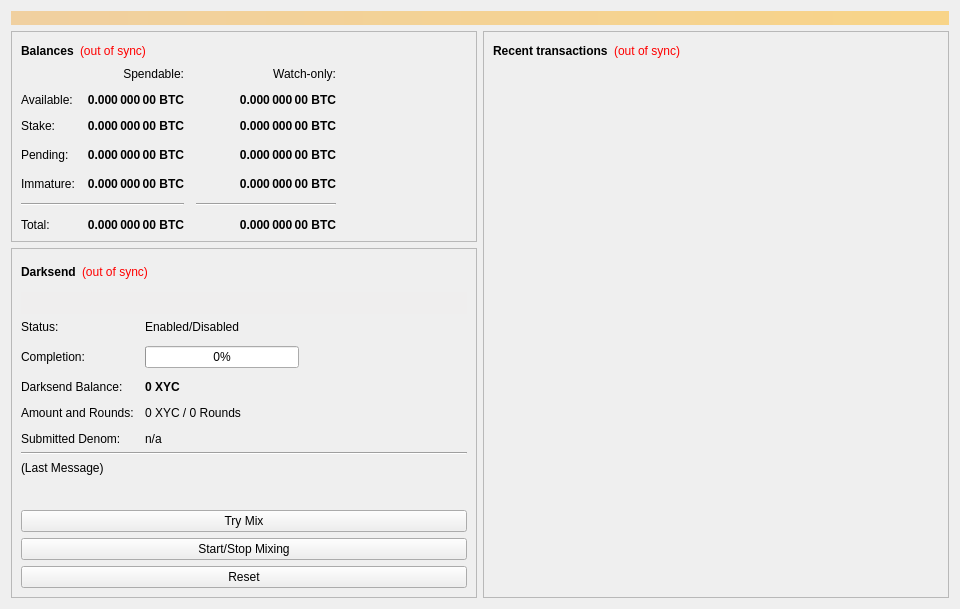
<?xml version="1.0" encoding="UTF-8"?>
<ui version="4.0">
 <class>OverviewPage</class>
 <widget class="QWidget" name="OverviewPage">
  <property name="geometry">
   <rect>
    <x>0</x>
    <y>0</y>
    <width>960</width>
    <height>594</height>
   </rect>
  </property>
  <property name="minimumSize">
   <size>
    <width>960</width>
    <height>0</height>
   </size>
  </property>
  <property name="windowTitle">
   <string>Form</string>
  </property>
  <layout class="QVBoxLayout" name="topLayout">
   <item>
    <widget class="QLabel" name="labelAlerts">
     <property name="visible">
      <bool>false</bool>
     </property>
     <property name="styleSheet">
      <string notr="true">background-color: qlineargradient(x1: 0, y1: 0, x2: 1, y2: 0, stop:0 #F0D0A0, stop:1 #F8D488); color:#000000;</string>
     </property>
     <property name="wordWrap">
      <bool>true</bool>
     </property>
     <property name="margin">
      <number>3</number>
     </property>
    </widget>
   </item>
   <item>
    <layout class="QHBoxLayout" name="horizontalLayout" stretch="1,1">
     <item>
      <layout class="QVBoxLayout" name="verticalLayout_2">
       <item>
        <widget class="QFrame" name="frame">
         <property name="frameShape">
          <enum>QFrame::StyledPanel</enum>
         </property>
         <property name="frameShadow">
          <enum>QFrame::Raised</enum>
         </property>
         <layout class="QVBoxLayout" name="verticalLayout_4">
          <item>
           <layout class="QHBoxLayout" name="horizontalLayout_4">
            <item>
             <widget class="QLabel" name="label_5">
              <property name="font">
               <font>
                <weight>75</weight>
                <bold>true</bold>
               </font>
              </property>
              <property name="text">
               <string>Balances</string>
              </property>
             </widget>
            </item>
            <item>
             <widget class="QLabel" name="labelWalletStatus">
              <property name="cursor">
               <cursorShape>WhatsThisCursor</cursorShape>
              </property>
              <property name="toolTip">
               <string>The displayed information may be out of date. Your wallet automatically synchronizes with the XYCoin network after a connection is established, but this process has not completed yet.</string>
              </property>
              <property name="styleSheet">
               <string notr="true">QLabel { color: red; }</string>
              </property>
              <property name="text">
               <string notr="true">(out of sync)</string>
              </property>
              <property name="alignment">
               <set>Qt::AlignLeading|Qt::AlignLeft|Qt::AlignVCenter</set>
              </property>
             </widget>
            </item>
            <item>
             <spacer name="horizontalSpacer_3">
              <property name="orientation">
               <enum>Qt::Horizontal</enum>
              </property>
              <property name="sizeHint" stdset="0">
               <size>
                <width>40</width>
                <height>20</height>
               </size>
              </property>
             </spacer>
            </item>
           </layout>
          </item>
          <item>
           <layout class="QGridLayout" name="gridLayout">
            <property name="spacing">
             <number>12</number>
            </property>
            <item row="3" column="2">
             <widget class="QLabel" name="labelWatchPending">
              <property name="font">
               <font>
                <weight>75</weight>
                <bold>true</bold>
               </font>
              </property>
              <property name="cursor">
               <cursorShape>IBeamCursor</cursorShape>
              </property>
              <property name="toolTip">
               <string>Unconfirmed transactions to watch-only addresses</string>
              </property>
              <property name="text">
               <string notr="true">0.000 000 00 BTC</string>
              </property>
              <property name="alignment">
               <set>Qt::AlignRight|Qt::AlignTrailing|Qt::AlignVCenter</set>
              </property>
              <property name="textInteractionFlags">
               <set>Qt::LinksAccessibleByMouse|Qt::TextSelectableByKeyboard|Qt::TextSelectableByMouse</set>
              </property>
             </widget>
            </item>
            <item row="3" column="1">
             <widget class="QLabel" name="labelUnconfirmed">
              <property name="font">
               <font>
                <weight>75</weight>
                <bold>true</bold>
               </font>
              </property>
              <property name="cursor">
               <cursorShape>IBeamCursor</cursorShape>
              </property>
              <property name="toolTip">
               <string>Total of transactions that have yet to be confirmed, and do not yet count toward the spendable balance</string>
              </property>
              <property name="text">
               <string notr="true">0.000 000 00 BTC</string>
              </property>
              <property name="alignment">
               <set>Qt::AlignRight|Qt::AlignTrailing|Qt::AlignVCenter</set>
              </property>
              <property name="textInteractionFlags">
               <set>Qt::LinksAccessibleByMouse|Qt::TextSelectableByKeyboard|Qt::TextSelectableByMouse</set>
              </property>
             </widget>
            </item>
            <item row="4" column="2">
             <widget class="QLabel" name="labelWatchImmature">
              <property name="font">
               <font>
                <weight>75</weight>
                <bold>true</bold>
               </font>
              </property>
              <property name="cursor">
               <cursorShape>IBeamCursor</cursorShape>
              </property>
              <property name="toolTip">
               <string>Mined balance in watch-only addresses that has not yet matured</string>
              </property>
              <property name="text">
               <string notr="true">0.000 000 00 BTC</string>
              </property>
              <property name="alignment">
               <set>Qt::AlignRight|Qt::AlignTrailing|Qt::AlignVCenter</set>
              </property>
              <property name="textInteractionFlags">
               <set>Qt::LinksAccessibleByMouse|Qt::TextSelectableByKeyboard|Qt::TextSelectableByMouse</set>
              </property>
             </widget>
            </item>
            <item row="5" column="0" colspan="2">
             <widget class="Line" name="lineSpendableBalance">
              <property name="orientation">
               <enum>Qt::Horizontal</enum>
              </property>
             </widget>
            </item>
            <item row="5" column="2">
             <widget class="Line" name="lineWatchBalance">
              <property name="sizePolicy">
               <sizepolicy hsizetype="Preferred" vsizetype="Fixed">
                <horstretch>0</horstretch>
                <verstretch>0</verstretch>
               </sizepolicy>
              </property>
              <property name="minimumSize">
               <size>
                <width>140</width>
                <height>0</height>
               </size>
              </property>
              <property name="orientation">
               <enum>Qt::Horizontal</enum>
              </property>
             </widget>
            </item>
            <item row="6" column="0">
             <widget class="QLabel" name="labelTotalText">
              <property name="text">
               <string>Total:</string>
              </property>
             </widget>
            </item>
            <item row="4" column="1">
             <widget class="QLabel" name="labelImmature">
              <property name="font">
               <font>
                <weight>75</weight>
                <bold>true</bold>
               </font>
              </property>
              <property name="cursor">
               <cursorShape>IBeamCursor</cursorShape>
              </property>
              <property name="toolTip">
               <string>Mined balance that has not yet matured</string>
              </property>
              <property name="text">
               <string notr="true">0.000 000 00 BTC</string>
              </property>
              <property name="alignment">
               <set>Qt::AlignRight|Qt::AlignTrailing|Qt::AlignVCenter</set>
              </property>
              <property name="textInteractionFlags">
               <set>Qt::LinksAccessibleByMouse|Qt::TextSelectableByKeyboard|Qt::TextSelectableByMouse</set>
              </property>
             </widget>
            </item>
            <item row="3" column="3">
             <spacer name="horizontalSpacer_2">
              <property name="orientation">
               <enum>Qt::Horizontal</enum>
              </property>
              <property name="sizeHint" stdset="0">
               <size>
                <width>40</width>
                <height>20</height>
               </size>
              </property>
             </spacer>
            </item>
            <item row="4" column="0">
             <widget class="QLabel" name="labelImmatureText">
              <property name="text">
               <string>Immature:</string>
              </property>
             </widget>
            </item>
            <item row="6" column="1">
             <widget class="QLabel" name="labelTotal">
              <property name="font">
               <font>
                <weight>75</weight>
                <bold>true</bold>
               </font>
              </property>
              <property name="cursor">
               <cursorShape>IBeamCursor</cursorShape>
              </property>
              <property name="toolTip">
               <string>Your current total balance</string>
              </property>
              <property name="text">
               <string notr="true">0.000 000 00 BTC</string>
              </property>
              <property name="alignment">
               <set>Qt::AlignRight|Qt::AlignTrailing|Qt::AlignVCenter</set>
              </property>
              <property name="textInteractionFlags">
               <set>Qt::LinksAccessibleByMouse|Qt::TextSelectableByKeyboard|Qt::TextSelectableByMouse</set>
              </property>
             </widget>
            </item>
            <item row="6" column="2">
             <widget class="QLabel" name="labelWatchTotal">
              <property name="font">
               <font>
                <weight>75</weight>
                <bold>true</bold>
               </font>
              </property>
              <property name="cursor">
               <cursorShape>IBeamCursor</cursorShape>
              </property>
              <property name="toolTip">
               <string>Current total balance in watch-only addresses</string>
              </property>
              <property name="text">
               <string notr="true">0.000 000 00 BTC</string>
              </property>
              <property name="alignment">
               <set>Qt::AlignRight|Qt::AlignTrailing|Qt::AlignVCenter</set>
              </property>
              <property name="textInteractionFlags">
               <set>Qt::LinksAccessibleByMouse|Qt::TextSelectableByKeyboard|Qt::TextSelectableByMouse</set>
              </property>
             </widget>
            </item>
            <item row="0" column="2">
             <widget class="QLabel" name="labelWatchonly">
              <property name="text">
               <string>Watch-only:</string>
              </property>
              <property name="alignment">
               <set>Qt::AlignRight|Qt::AlignTrailing|Qt::AlignVCenter</set>
              </property>
             </widget>
            </item>
            <item row="1" column="0">
             <widget class="QLabel" name="labelBalanceText">
              <property name="text">
               <string>Available:</string>
              </property>
             </widget>
            </item>
            <item row="1" column="1">
             <widget class="QLabel" name="labelBalance">
              <property name="font">
               <font>
                <weight>75</weight>
                <bold>true</bold>
               </font>
              </property>
              <property name="cursor">
               <cursorShape>IBeamCursor</cursorShape>
              </property>
              <property name="toolTip">
               <string>Your current spendable balance</string>
              </property>
              <property name="text">
               <string notr="true">0.000 000 00 BTC</string>
              </property>
              <property name="alignment">
               <set>Qt::AlignRight|Qt::AlignTrailing|Qt::AlignVCenter</set>
              </property>
              <property name="textInteractionFlags">
               <set>Qt::LinksAccessibleByMouse|Qt::TextSelectableByKeyboard|Qt::TextSelectableByMouse</set>
              </property>
             </widget>
            </item>
            <item row="2" column="0">
             <widget class="QLabel" name="label_10">
              <property name="text">
               <string>Stake:</string>
              </property>
             </widget>
            </item>
            <item row="2" column="1">
             <widget class="QLabel" name="labelStake">
              <property name="font">
               <font>
                <weight>75</weight>
                <bold>true</bold>
               </font>
              </property>
              <property name="cursor">
               <cursorShape>IBeamCursor</cursorShape>
              </property>
              <property name="toolTip">
               <string>Total of coins that was staked, and do not yet count toward the current balance</string>
              </property>
              <property name="text">
               <string notr="true">0.000 000 00 BTC</string>
              </property>
              <property name="alignment">
               <set>Qt::AlignRight|Qt::AlignTrailing|Qt::AlignVCenter</set>
              </property>
              <property name="textInteractionFlags">
               <set>Qt::LinksAccessibleByMouse|Qt::TextSelectableByKeyboard|Qt::TextSelectableByMouse</set>
              </property>
             </widget>
            </item>
            <item row="2" column="2">
             <widget class="QLabel" name="labelWatchStake">
              <property name="font">
               <font>
                <weight>75</weight>
                <bold>true</bold>
               </font>
              </property>
              <property name="cursor">
               <cursorShape>IBeamCursor</cursorShape>
              </property>
              <property name="toolTip">
               <string>Total of coins that was staked in watch-only addresses, and do not yet count toward the current watch-only balance</string>
              </property>
              <property name="text">
               <string notr="true">0.000 000 00 BTC</string>
              </property>
              <property name="alignment">
               <set>Qt::AlignRight|Qt::AlignTrailing|Qt::AlignVCenter</set>
              </property>
              <property name="textInteractionFlags">
               <set>Qt::LinksAccessibleByMouse|Qt::TextSelectableByKeyboard|Qt::TextSelectableByMouse</set>
              </property>
             </widget>
            </item>
            <item row="1" column="2">
             <widget class="QLabel" name="labelWatchAvailable">
              <property name="font">
               <font>
                <weight>75</weight>
                <bold>true</bold>
               </font>
              </property>
              <property name="cursor">
               <cursorShape>IBeamCursor</cursorShape>
              </property>
              <property name="toolTip">
               <string>Your current balance in watch-only addresses</string>
              </property>
              <property name="text">
               <string notr="true">0.000 000 00 BTC</string>
              </property>
              <property name="alignment">
               <set>Qt::AlignRight|Qt::AlignTrailing|Qt::AlignVCenter</set>
              </property>
              <property name="textInteractionFlags">
               <set>Qt::LinksAccessibleByMouse|Qt::TextSelectableByKeyboard|Qt::TextSelectableByMouse</set>
              </property>
             </widget>
            </item>
            <item row="3" column="0">
             <widget class="QLabel" name="labelPendingText">
              <property name="text">
               <string>Pending:</string>
              </property>
             </widget>
            </item>
            <item row="0" column="1">
             <widget class="QLabel" name="labelSpendable">
              <property name="text">
               <string>Spendable:</string>
              </property>
              <property name="alignment">
               <set>Qt::AlignRight|Qt::AlignTrailing|Qt::AlignVCenter</set>
              </property>
             </widget>
            </item>
           </layout>
          </item>
         </layout>
        </widget>
       </item>
       <item>
        <widget class="QFrame" name="frameDarksend">
         <property name="sizePolicy">
          <sizepolicy hsizetype="Expanding" vsizetype="Expanding">
           <horstretch>0</horstretch>
           <verstretch>0</verstretch>
          </sizepolicy>
         </property>
         <property name="minimumSize">
          <size>
           <width>0</width>
           <height>350</height>
          </size>
         </property>
         <property name="layoutDirection">
          <enum>Qt::LeftToRight</enum>
         </property>
         <property name="frameShape">
          <enum>QFrame::StyledPanel</enum>
         </property>
         <property name="frameShadow">
          <enum>QFrame::Raised</enum>
         </property>
         <layout class="QVBoxLayout" name="verticalLayout_5">
          <item>
           <layout class="QHBoxLayout" name="horizontalLayout_5">
            <item>
             <widget class="QLabel" name="label_2">
              <property name="font">
               <font>
                <weight>75</weight>
                <bold>true</bold>
               </font>
              </property>
              <property name="text">
               <string>Darksend</string>
              </property>
             </widget>
            </item>
            <item>
             <widget class="QLabel" name="labelDarksendSyncStatus">
              <property name="toolTip">
               <string>The displayed information may be out of date. Your wallet automatically synchronizes with the XYCoin network after a connection is established, but this process has not completed yet.</string>
              </property>
              <property name="styleSheet">
               <string notr="true">QLabel { color: red; }</string>
              </property>
              <property name="text">
               <string notr="true">(out of sync)</string>
              </property>
              <property name="alignment">
               <set>Qt::AlignLeading|Qt::AlignLeft|Qt::AlignVCenter</set>
              </property>
             </widget>
            </item>
            <item>
             <spacer name="horizontalSpacer_4">
              <property name="orientation">
               <enum>Qt::Horizontal</enum>
              </property>
              <property name="sizeHint" stdset="0">
               <size>
                <width>40</width>
                <height>20</height>
               </size>
              </property>
             </spacer>
            </item>
           </layout>
          </item>
          <item>
           <widget class="QPushButton" name="runAutoDenom">
            <property name="palette">
             <palette>
              <active>
               <colorrole role="WindowText">
                <brush brushstyle="SolidPattern">
                 <color alpha="255">
                  <red>0</red>
                  <green>0</green>
                  <blue>0</blue>
                 </color>
                </brush>
               </colorrole>
               <colorrole role="Button">
                <brush brushstyle="SolidPattern">
                 <color alpha="255">
                  <red>239</red>
                  <green>238</green>
                  <blue>238</blue>
                 </color>
                </brush>
               </colorrole>
               <colorrole role="Light">
                <brush brushstyle="SolidPattern">
                 <color alpha="255">
                  <red>255</red>
                  <green>255</green>
                  <blue>255</blue>
                 </color>
                </brush>
               </colorrole>
               <colorrole role="Midlight">
                <brush brushstyle="SolidPattern">
                 <color alpha="255">
                  <red>247</red>
                  <green>246</green>
                  <blue>246</blue>
                 </color>
                </brush>
               </colorrole>
               <colorrole role="Dark">
                <brush brushstyle="SolidPattern">
                 <color alpha="255">
                  <red>119</red>
                  <green>119</green>
                  <blue>119</blue>
                 </color>
                </brush>
               </colorrole>
               <colorrole role="Mid">
                <brush brushstyle="SolidPattern">
                 <color alpha="255">
                  <red>159</red>
                  <green>159</green>
                  <blue>159</blue>
                 </color>
                </brush>
               </colorrole>
               <colorrole role="Text">
                <brush brushstyle="SolidPattern">
                 <color alpha="255">
                  <red>0</red>
                  <green>0</green>
                  <blue>0</blue>
                 </color>
                </brush>
               </colorrole>
               <colorrole role="BrightText">
                <brush brushstyle="SolidPattern">
                 <color alpha="255">
                  <red>255</red>
                  <green>255</green>
                  <blue>255</blue>
                 </color>
                </brush>
               </colorrole>
               <colorrole role="ButtonText">
                <brush brushstyle="SolidPattern">
                 <color alpha="255">
                  <red>0</red>
                  <green>0</green>
                  <blue>0</blue>
                 </color>
                </brush>
               </colorrole>
               <colorrole role="Base">
                <brush brushstyle="SolidPattern">
                 <color alpha="255">
                  <red>255</red>
                  <green>255</green>
                  <blue>255</blue>
                 </color>
                </brush>
               </colorrole>
               <colorrole role="Window">
                <brush brushstyle="SolidPattern">
                 <color alpha="255">
                  <red>239</red>
                  <green>238</green>
                  <blue>238</blue>
                 </color>
                </brush>
               </colorrole>
               <colorrole role="Shadow">
                <brush brushstyle="SolidPattern">
                 <color alpha="255">
                  <red>0</red>
                  <green>0</green>
                  <blue>0</blue>
                 </color>
                </brush>
               </colorrole>
               <colorrole role="AlternateBase">
                <brush brushstyle="SolidPattern">
                 <color alpha="255">
                  <red>247</red>
                  <green>246</green>
                  <blue>246</blue>
                 </color>
                </brush>
               </colorrole>
               <colorrole role="ToolTipBase">
                <brush brushstyle="SolidPattern">
                 <color alpha="255">
                  <red>255</red>
                  <green>255</green>
                  <blue>220</blue>
                 </color>
                </brush>
               </colorrole>
               <colorrole role="ToolTipText">
                <brush brushstyle="SolidPattern">
                 <color alpha="255">
                  <red>0</red>
                  <green>0</green>
                  <blue>0</blue>
                 </color>
                </brush>
               </colorrole>
              </active>
              <inactive>
               <colorrole role="WindowText">
                <brush brushstyle="SolidPattern">
                 <color alpha="255">
                  <red>0</red>
                  <green>0</green>
                  <blue>0</blue>
                 </color>
                </brush>
               </colorrole>
               <colorrole role="Button">
                <brush brushstyle="SolidPattern">
                 <color alpha="255">
                  <red>239</red>
                  <green>238</green>
                  <blue>238</blue>
                 </color>
                </brush>
               </colorrole>
               <colorrole role="Light">
                <brush brushstyle="SolidPattern">
                 <color alpha="255">
                  <red>255</red>
                  <green>255</green>
                  <blue>255</blue>
                 </color>
                </brush>
               </colorrole>
               <colorrole role="Midlight">
                <brush brushstyle="SolidPattern">
                 <color alpha="255">
                  <red>247</red>
                  <green>246</green>
                  <blue>246</blue>
                 </color>
                </brush>
               </colorrole>
               <colorrole role="Dark">
                <brush brushstyle="SolidPattern">
                 <color alpha="255">
                  <red>119</red>
                  <green>119</green>
                  <blue>119</blue>
                 </color>
                </brush>
               </colorrole>
               <colorrole role="Mid">
                <brush brushstyle="SolidPattern">
                 <color alpha="255">
                  <red>159</red>
                  <green>159</green>
                  <blue>159</blue>
                 </color>
                </brush>
               </colorrole>
               <colorrole role="Text">
                <brush brushstyle="SolidPattern">
                 <color alpha="255">
                  <red>0</red>
                  <green>0</green>
                  <blue>0</blue>
                 </color>
                </brush>
               </colorrole>
               <colorrole role="BrightText">
                <brush brushstyle="SolidPattern">
                 <color alpha="255">
                  <red>255</red>
                  <green>255</green>
                  <blue>255</blue>
                 </color>
                </brush>
               </colorrole>
               <colorrole role="ButtonText">
                <brush brushstyle="SolidPattern">
                 <color alpha="255">
                  <red>0</red>
                  <green>0</green>
                  <blue>0</blue>
                 </color>
                </brush>
               </colorrole>
               <colorrole role="Base">
                <brush brushstyle="SolidPattern">
                 <color alpha="255">
                  <red>255</red>
                  <green>255</green>
                  <blue>255</blue>
                 </color>
                </brush>
               </colorrole>
               <colorrole role="Window">
                <brush brushstyle="SolidPattern">
                 <color alpha="255">
                  <red>239</red>
                  <green>238</green>
                  <blue>238</blue>
                 </color>
                </brush>
               </colorrole>
               <colorrole role="Shadow">
                <brush brushstyle="SolidPattern">
                 <color alpha="255">
                  <red>0</red>
                  <green>0</green>
                  <blue>0</blue>
                 </color>
                </brush>
               </colorrole>
               <colorrole role="AlternateBase">
                <brush brushstyle="SolidPattern">
                 <color alpha="255">
                  <red>247</red>
                  <green>246</green>
                  <blue>246</blue>
                 </color>
                </brush>
               </colorrole>
               <colorrole role="ToolTipBase">
                <brush brushstyle="SolidPattern">
                 <color alpha="255">
                  <red>255</red>
                  <green>255</green>
                  <blue>220</blue>
                 </color>
                </brush>
               </colorrole>
               <colorrole role="ToolTipText">
                <brush brushstyle="SolidPattern">
                 <color alpha="255">
                  <red>0</red>
                  <green>0</green>
                  <blue>0</blue>
                 </color>
                </brush>
               </colorrole>
              </inactive>
              <disabled>
               <colorrole role="WindowText">
                <brush brushstyle="SolidPattern">
                 <color alpha="255">
                  <red>119</red>
                  <green>119</green>
                  <blue>119</blue>
                 </color>
                </brush>
               </colorrole>
               <colorrole role="Button">
                <brush brushstyle="SolidPattern">
                 <color alpha="255">
                  <red>239</red>
                  <green>238</green>
                  <blue>238</blue>
                 </color>
                </brush>
               </colorrole>
               <colorrole role="Light">
                <brush brushstyle="SolidPattern">
                 <color alpha="255">
                  <red>255</red>
                  <green>255</green>
                  <blue>255</blue>
                 </color>
                </brush>
               </colorrole>
               <colorrole role="Midlight">
                <brush brushstyle="SolidPattern">
                 <color alpha="255">
                  <red>247</red>
                  <green>246</green>
                  <blue>246</blue>
                 </color>
                </brush>
               </colorrole>
               <colorrole role="Dark">
                <brush brushstyle="SolidPattern">
                 <color alpha="255">
                  <red>119</red>
                  <green>119</green>
                  <blue>119</blue>
                 </color>
                </brush>
               </colorrole>
               <colorrole role="Mid">
                <brush brushstyle="SolidPattern">
                 <color alpha="255">
                  <red>159</red>
                  <green>159</green>
                  <blue>159</blue>
                 </color>
                </brush>
               </colorrole>
               <colorrole role="Text">
                <brush brushstyle="SolidPattern">
                 <color alpha="255">
                  <red>119</red>
                  <green>119</green>
                  <blue>119</blue>
                 </color>
                </brush>
               </colorrole>
               <colorrole role="BrightText">
                <brush brushstyle="SolidPattern">
                 <color alpha="255">
                  <red>255</red>
                  <green>255</green>
                  <blue>255</blue>
                 </color>
                </brush>
               </colorrole>
               <colorrole role="ButtonText">
                <brush brushstyle="SolidPattern">
                 <color alpha="255">
                  <red>119</red>
                  <green>119</green>
                  <blue>119</blue>
                 </color>
                </brush>
               </colorrole>
               <colorrole role="Base">
                <brush brushstyle="SolidPattern">
                 <color alpha="255">
                  <red>239</red>
                  <green>238</green>
                  <blue>238</blue>
                 </color>
                </brush>
               </colorrole>
               <colorrole role="Window">
                <brush brushstyle="SolidPattern">
                 <color alpha="255">
                  <red>239</red>
                  <green>238</green>
                  <blue>238</blue>
                 </color>
                </brush>
               </colorrole>
               <colorrole role="Shadow">
                <brush brushstyle="SolidPattern">
                 <color alpha="255">
                  <red>0</red>
                  <green>0</green>
                  <blue>0</blue>
                 </color>
                </brush>
               </colorrole>
               <colorrole role="AlternateBase">
                <brush brushstyle="SolidPattern">
                 <color alpha="255">
                  <red>239</red>
                  <green>238</green>
                  <blue>238</blue>
                 </color>
                </brush>
               </colorrole>
               <colorrole role="ToolTipBase">
                <brush brushstyle="SolidPattern">
                 <color alpha="255">
                  <red>255</red>
                  <green>255</green>
                  <blue>220</blue>
                 </color>
                </brush>
               </colorrole>
               <colorrole role="ToolTipText">
                <brush brushstyle="SolidPattern">
                 <color alpha="255">
                  <red>0</red>
                  <green>0</green>
                  <blue>0</blue>
                 </color>
                </brush>
               </colorrole>
              </disabled>
             </palette>
            </property>
            <property name="focusPolicy">
             <enum>Qt::NoFocus</enum>
            </property>
            <property name="autoFillBackground">
             <bool>true</bool>
            </property>
            <property name="text">
             <string/>
            </property>
            <property name="flat">
             <bool>true</bool>
            </property>
           </widget>
          </item>
          <item>
           <layout class="QFormLayout" name="formLayout">
            <property name="fieldGrowthPolicy">
             <enum>QFormLayout::AllNonFixedFieldsGrow</enum>
            </property>
            <property name="horizontalSpacing">
             <number>11</number>
            </property>
            <property name="verticalSpacing">
             <number>12</number>
            </property>
            <item row="0" column="0">
             <widget class="QLabel" name="label_6">
              <property name="text">
               <string>Status:</string>
              </property>
             </widget>
            </item>
            <item row="1" column="0">
             <widget class="QLabel" name="label_7">
              <property name="text">
               <string>Completion:</string>
              </property>
             </widget>
            </item>
            <item row="1" column="1">
             <widget class="QProgressBar" name="darksendProgress">
              <property name="maximumSize">
               <size>
                <width>154</width>
                <height>16777215</height>
               </size>
              </property>
              <property name="value">
               <number>0</number>
              </property>
             </widget>
            </item>
            <item row="3" column="0">
             <widget class="QLabel" name="labelAnonymizedText">
              <property name="text">
               <string>Darksend Balance:</string>
              </property>
             </widget>
            </item>
            <item row="3" column="1">
             <widget class="QLabel" name="labelAnonymized">
              <property name="font">
               <font>
                <weight>75</weight>
                <bold>true</bold>
               </font>
              </property>
              <property name="text">
               <string notr="true">0 XYC</string>
              </property>
             </widget>
            </item>
            <item row="4" column="0">
             <widget class="QLabel" name="label_8">
              <property name="text">
               <string>Amount and Rounds:</string>
              </property>
             </widget>
            </item>
            <item row="4" column="1">
             <widget class="QLabel" name="labelAmountRounds">
              <property name="text">
               <string>0 XYC / 0 Rounds</string>
              </property>
             </widget>
            </item>
            <item row="5" column="0">
             <widget class="QLabel" name="label_9">
              <property name="text">
               <string>Submitted Denom:</string>
              </property>
             </widget>
            </item>
            <item row="5" column="1">
             <widget class="QLabel" name="labelSubmittedDenom">
              <property name="toolTip">
               <string>The denominations you submitted to the Masternode.&lt;br&gt;To mix, other users must submit the exact same denominations.</string>
              </property>
              <property name="text">
               <string>n/a</string>
              </property>
             </widget>
            </item>
            <item row="0" column="1">
             <widget class="QLabel" name="darksendEnabled">
              <property name="text">
               <string>Enabled/Disabled</string>
              </property>
             </widget>
            </item>
           </layout>
          </item>
          <item>
           <widget class="Line" name="lineLastMessage">
            <property name="orientation">
             <enum>Qt::Horizontal</enum>
            </property>
           </widget>
          </item>
          <item>
           <widget class="QLabel" name="darksendStatus">
            <property name="minimumSize">
             <size>
              <width>288</width>
              <height>43</height>
             </size>
            </property>
            <property name="text">
             <string>(Last Message)</string>
            </property>
            <property name="alignment">
             <set>Qt::AlignLeading|Qt::AlignLeft|Qt::AlignTop</set>
            </property>
            <property name="wordWrap">
             <bool>true</bool>
            </property>
           </widget>
          </item>
          <item>
           <widget class="QPushButton" name="darksendAuto">
            <property name="sizePolicy">
             <sizepolicy hsizetype="MinimumExpanding" vsizetype="Fixed">
              <horstretch>0</horstretch>
              <verstretch>0</verstretch>
             </sizepolicy>
            </property>
            <property name="toolTip">
             <string>Try to manually submit a Darksend request.</string>
            </property>
            <property name="text">
             <string>Try Mix</string>
            </property>
           </widget>
          </item>
          <item>
           <widget class="QPushButton" name="toggleDarksend">
            <property name="sizePolicy">
             <sizepolicy hsizetype="MinimumExpanding" vsizetype="Fixed">
              <horstretch>0</horstretch>
              <verstretch>0</verstretch>
             </sizepolicy>
            </property>
            <property name="text">
             <string>Start/Stop Mixing</string>
            </property>
           </widget>
          </item>
          <item>
           <widget class="QPushButton" name="darksendReset">
            <property name="sizePolicy">
             <sizepolicy hsizetype="MinimumExpanding" vsizetype="Fixed">
              <horstretch>0</horstretch>
              <verstretch>0</verstretch>
             </sizepolicy>
            </property>
            <property name="toolTip">
             <string>Reset the current status of Darksend (can interrupt Darksend if it's in the process of Mixing, which can cost you money!)</string>
            </property>
            <property name="autoFillBackground">
             <bool>false</bool>
            </property>
            <property name="text">
             <string>Reset</string>
            </property>
           </widget>
          </item>
         </layout>
        </widget>
       </item>
       <item>
        <spacer name="verticalSpacer">
         <property name="orientation">
          <enum>Qt::Vertical</enum>
         </property>
         <property name="sizeHint" stdset="0">
          <size>
           <width>20</width>
           <height>40</height>
          </size>
         </property>
        </spacer>
       </item>
      </layout>
     </item>
     <item>
      <layout class="QVBoxLayout" name="verticalLayout_3">
       <item>
        <widget class="QFrame" name="frame_2">
         <property name="frameShape">
          <enum>QFrame::StyledPanel</enum>
         </property>
         <property name="frameShadow">
          <enum>QFrame::Raised</enum>
         </property>
         <layout class="QVBoxLayout" name="verticalLayout">
          <item>
           <layout class="QHBoxLayout" name="horizontalLayout_2">
            <item>
             <widget class="QLabel" name="label_4">
              <property name="font">
               <font>
                <weight>75</weight>
                <bold>true</bold>
               </font>
              </property>
              <property name="text">
               <string>Recent transactions</string>
              </property>
             </widget>
            </item>
            <item>
             <widget class="QLabel" name="labelTransactionsStatus">
              <property name="cursor">
               <cursorShape>WhatsThisCursor</cursorShape>
              </property>
              <property name="toolTip">
               <string>The displayed information may be out of date. Your wallet automatically synchronizes with the XYCoin network after a connection is established, but this process has not completed yet.</string>
              </property>
              <property name="styleSheet">
               <string notr="true">QLabel { color: red; }</string>
              </property>
              <property name="text">
               <string notr="true">(out of sync)</string>
              </property>
              <property name="alignment">
               <set>Qt::AlignRight|Qt::AlignTrailing|Qt::AlignVCenter</set>
              </property>
             </widget>
            </item>
            <item>
             <spacer name="horizontalSpacer">
              <property name="orientation">
               <enum>Qt::Horizontal</enum>
              </property>
              <property name="sizeHint" stdset="0">
               <size>
                <width>40</width>
                <height>20</height>
               </size>
              </property>
             </spacer>
            </item>
           </layout>
          </item>
          <item>
           <widget class="QListView" name="listTransactions">
            <property name="styleSheet">
             <string notr="true">QListView { background: transparent; }</string>
            </property>
            <property name="frameShape">
             <enum>QFrame::NoFrame</enum>
            </property>
            <property name="verticalScrollBarPolicy">
             <enum>Qt::ScrollBarAlwaysOff</enum>
            </property>
            <property name="horizontalScrollBarPolicy">
             <enum>Qt::ScrollBarAlwaysOff</enum>
            </property>
            <property name="selectionMode">
             <enum>QAbstractItemView::NoSelection</enum>
            </property>
           </widget>
          </item>
         </layout>
        </widget>
       </item>
      </layout>
     </item>
    </layout>
   </item>
  </layout>
 </widget>
 <resources/>
 <connections/>
</ui>
